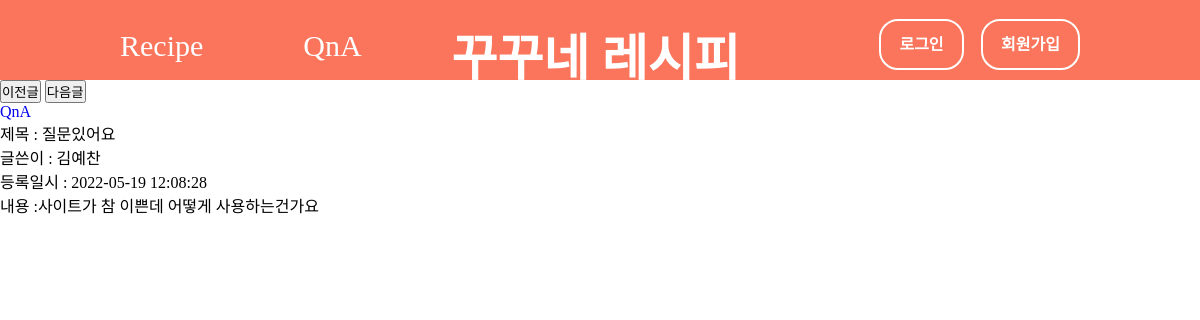
The page /카톡백업자료/project/qna_detail.php?qust_no=12 on the database its author committed.
### tables this page shows
CREATE TABLE IF NOT EXISTS `q_board` (
  `qust_no` int(10) unsigned NOT NULL AUTO_INCREMENT,
  `qust_title` varchar(100) NOT NULL,
  `qust_ctnt` varchar(1000) NOT NULL,
  `user_no` int(10) unsigned NOT NULL,
  `created_at` datetime DEFAULT curtime(),
  PRIMARY KEY (`qust_no`),
  KEY `user_no` (`user_no`),
  CONSTRAINT `q_board_ibfk_1` FOREIGN KEY (`user_no`) REFERENCES `t_user` (`user_no`)
);

CREATE TABLE IF NOT EXISTS `t_user` (
  `user_no` int(10) unsigned NOT NULL AUTO_INCREMENT,
  `uid` varchar(10) NOT NULL,
  `upw` varchar(10) NOT NULL,
  `nm` varchar(10) NOT NULL,
  `birth` date NOT NULL,
  `gender` int(10) unsigned DEFAULT NULL CHECK (`gender` in (0,1)),
  `created_at` datetime DEFAULT curtime(),
  `profile_img` varchar(200) DEFAULT NULL,
  `ctnt` varchar(1000) DEFAULT NULL,
  PRIMARY KEY (`user_no`),
  UNIQUE KEY `uid` (`uid`)
);

### 카톡백업자료/project/db/db_board.php (called while the page is built, shortened)
<?php
    function qna_detail(&$param) {
        $qust_no = $param["qust_no"];
        $sql =
        "SELECT * FROM t_user A
        INNER JOIN q_board B
        ON A.user_no = B.user_no
        WHERE B.qust_no = '$qust_no'";
        $conn = get_conn();
        $result = mysqli_query($conn, $sql);
        return mysqli_fetch_assoc($result);
    }
    function sel_next_board(&$param) {
        $qust_no = $param["qust_no"];
        $sql = "SELECT qust_no
                  FROM q_board
                 WHERE qust_no > $qust_no
                 ORDER BY qust_no
                 LIMIT 1";
        $conn = get_conn();
        $result = mysqli_query($conn, $sql);
        $row = mysqli_fetch_assoc($result);
        if($row) {
            return $row["qust_no"];
        }
        return 0;
    }
    function sel_prev_board(&$param) {
        $qust_no = $param["qust_no"];
        $sql = "SELECT qust_no
                  FROM q_board
                 WHERE qust_no < $qust_no
                 ORDER BY qust_no DESC
                 LIMIT 1";
        $conn = get_conn();
        $result = mysqli_query($conn, $sql);
        $row = mysqli_fetch_assoc($result);
        if($row) {
            return $row["qust_no"];
        }
        return 0;
    }

### 카톡백업자료/project/qna_detail.php (the view, shortened to what this page needs)
<?php
    include_once "db/db_board.php";
    $qust_no = $_GET["qust_no"];
    $param = [
        "qust_no" => $qust_no
    ];
    $item = qna_detail($param);
    $next_board = sel_next_board($param);
    $prev_board = sel_prev_board($param);
?>
<!DOCTYPE html>
<html lang="en">
<head>
    <link rel="stylesheet" href="css/header.css">
</head>
<body>
<?php
include_once "header.php";
?>
    <div>
        <?php if($prev_board !== 0) { ?>
            <a href="qna_detail.php?qust_no=<?=$prev_board?>"><button>이전글</button></a>
        <?php } ?>
        <?php if($next_board !== 0) { ?>
            <a href="qna_detail.php?qust_no=<?=$next_board?>"><button>다음글</button></a>
        <?php } ?>
    </div>
    <div><a href="qna.php">QnA</a></div>
    <div>제목 : <?=$item["qust_title"]?></div>
    <div>글쓴이 : <?=$item["nm"]?></div>
    <div>등록일시 : <?=$item["created_at"]?></div>
    <div>내용 :<?=$item["qust_ctnt"]?></div>
</body>
</html>

### 카톡백업자료/project/css/header.css (style rules this page uses)
* { margin: 0; padding: 0; list-style: none; text-decoration: none; box-sizing: border-box; }

### rows shown on the page
q_board: qust_title "질문있어요", user_no.nm "김예찬", created_at "2022-05-19 12:08:28", qust_ctnt "사이트가 참 이쁜데 어떻게 사용하는건가요"
